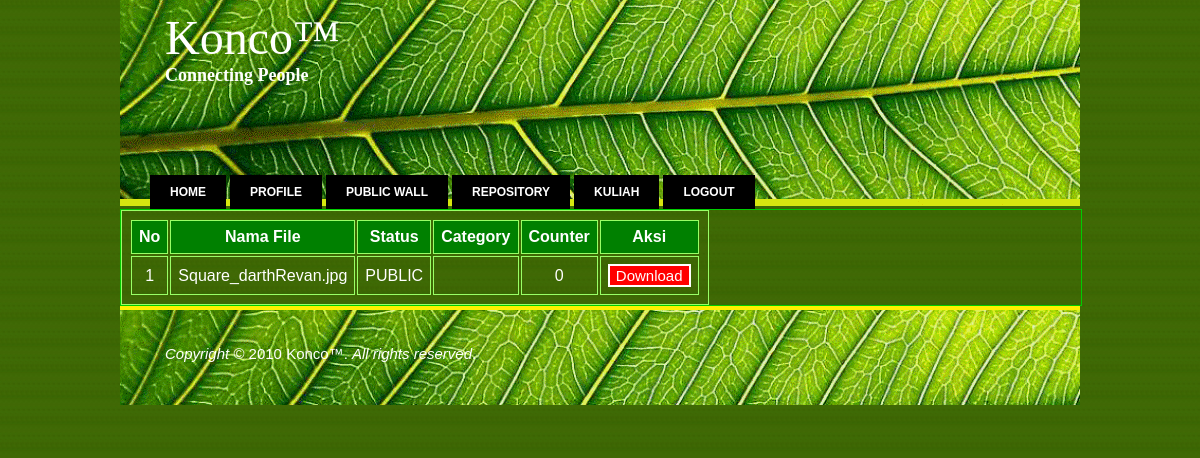
Page /repository.php?userid=5 (signed in) on the committed database.
### tables this page shows
CREATE TABLE IF NOT EXISTS `userrepository` (
  `repositoryid` int(11) NOT NULL AUTO_INCREMENT,
  `userid` int(11) NOT NULL,
  `uploadtimestamp` datetime NOT NULL,
  `status` enum('PUBLIC','FOLLOWER','PRIVATE') NOT NULL,
  `filename` varchar(256) NOT NULL,
  `filenamehash` varchar(256) NOT NULL,
  `filesize` int(11) NOT NULL,
  `counter` int(11) NOT NULL,
  `category` varchar(256) NOT NULL,
  PRIMARY KEY (`repositoryid`)
);

### includes/config.php (called while the page is built)
<?php
$cfg['Database']['host'] = '127.0.0.1';
$cfg['Database']['user'] = 'root';
$cfg['Database']['pass'] = 'rootpekoktenan';
$cfg['Database']['tableprefix'] = '';
$cfg['Session']['prefix'] = 'PROGIN_';
$cfg['secret'] = 'salt';
?>

### includes/session.php (called while the page is built, shortened)
<?php
require_once("config.php");
function sessionGet($svar) {
	if(isset($_SESSION[$cfg['Session']['prefix'].$svar])) {
		return $_SESSION[$cfg['Session']['prefix'].$svar];
	} else {
		return false;
	}
}
?>

### includes/repository.php (the view, shortened to what this page needs)
<?php
require_once("session.php");
function ShowRepository($repo_userid) {
    if(sessionGet("activeUserID")== $repo_userid) {
		$tampil="SELECT * FROM userrepository WHERE userid='$repo_userid' ORDER BY category";
    }elseif(isFollower(sessionGet("activeUserID"),$repo_userid)) {
		$tampil="SELECT * FROM userrepository WHERE userid='$repo_userid' AND status='PUBLIC' OR userid='$repo_userid' AND status='FOLLOWER' ORDER BY category";
    }
    else {
		$tampil="SELECT * FROM userrepository WHERE userid='$repo_userid' AND status='PUBLIC' ORDER BY category";
    }
    $hasil = mysql_query($tampil);
    if(mysql_num_rows($hasil) > 0) {
		echo "<div id='repolist'>
				<table><tr><th>No</th><th>Nama File</th><th>Status</th><th>Category</th><th>Counter</th><th>Aksi</th></tr>";
        $no =1;
        while($data = mysql_fetch_array($hasil)) {
            echo "<form method=\"POST\" action=\"repositoryhandler.php\">";
            echo "<input type=hidden name=repositoryid value=$data[repositoryid]>
		<input type=hidden name=filenamehash value=$data[filenamehash]>
		<tr><td class='no'>$no</td>
                    <td>$data[filename]</td>";
					if(sessionGet("activeUserID")== $repo_userid) {
				$public='';
				$follower='';
				$private='';
				if($data[status]=='PUBLIC')
				{
					$public='SELECTED';
				}elseif($data[status]=='FOLLOWER')
				{
					$follower='SELECTED';
				}elseif($data[status]=='PRIVATE')
				{
					$private='SELECTED';
				}
				echo "<td>			<select name=\"statusupdate\" value=$data[status]>
						<option value=\"PUBLIC\" $public >PUBLIC</option>
						<option value=\"FOLLOWER\" $follower >FOLLOWER</option>
						<option value=\"PRIVATE\" $private >PRIVATE</option>
						</select></td>
						<td><input name=\"categoryupdate\" type=\"textbox\" value=$data[category]></td>";
			}else{
                    echo "<td>$data[status]</td>
					<td>$data[category]</td>";}
					echo "<td class='count'>$data[counter]</td><td>";
            echo "<input class='repobutton' type=submit value=Download name='downloadfileuser'>
                 </td>
		 </tr></form>";
            $no++;
        };
        echo "</table></div>";
    }
    else {
        echo "<div id='repolist'>Repository Kosong!<div>";
    }
}
function isFollower($user_id,$target_userid) {
    $result = mysql_query("SELECT * FROM userfollowing WHERE userid='$user_id' AND targetuserid='$target_userid'");
    if(mysql_num_rows($result)>0) {
        return true;
    }
    else {
        return false;
    }
}
?>

### css/style1.css (style rules this page uses)
body { background:#000000 url(../images/black.jpg) repeat; font-family: Arial, Helvetica, sans-serif; font-size: 15px; color: #FFFFFF; margin: 0px; padding: 0px; }
table, td, th { border:1px solid #99FF66; vertical-align: middle; padding: 7px; }
th { background-color:green; color:white; }
.repobutton { border: 2px solid #FFFFFF; color: #FFFFFF; background-color: red; width: auto; height: auto; vertical-align: top; font-size: 15px; position: relative; text-align: center; }
#repolist { border: 1px solid #00CC00; float: left; width: 960px; margin-right: auto; margin-left: auto; }
#repolist .no { text-align: center; }
#repolist .count { text-align: center; }

### rows in the picture
userrepository: filename "Square_darthRevan.jpg", status "PUBLIC", counter "0"
